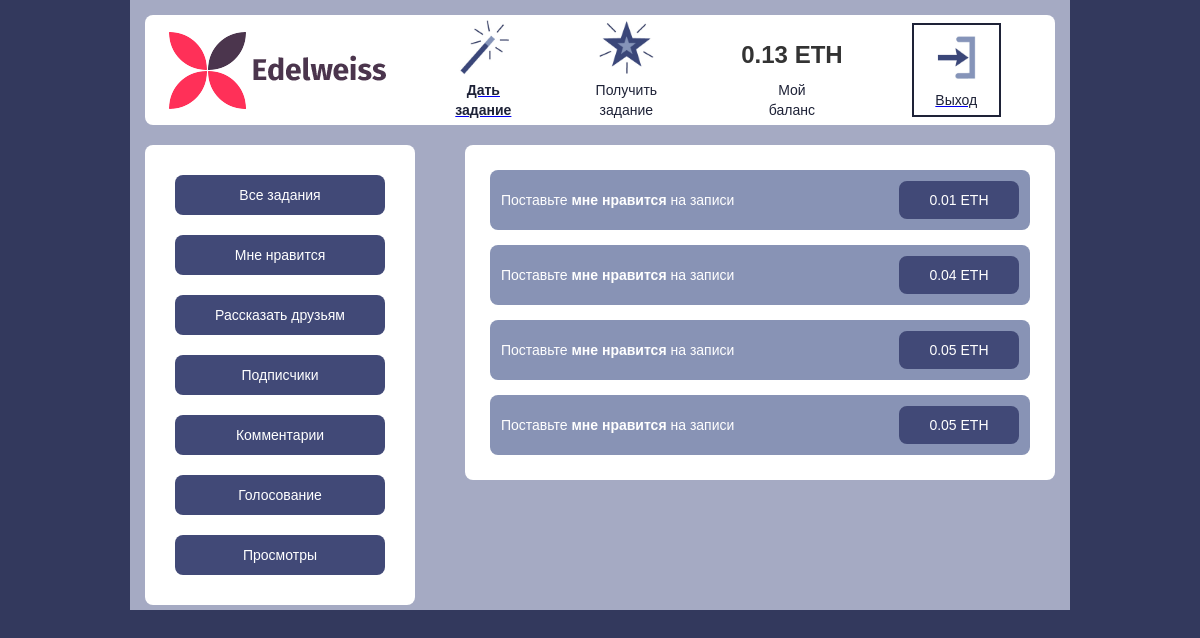
The app's page / (signed in), older data.
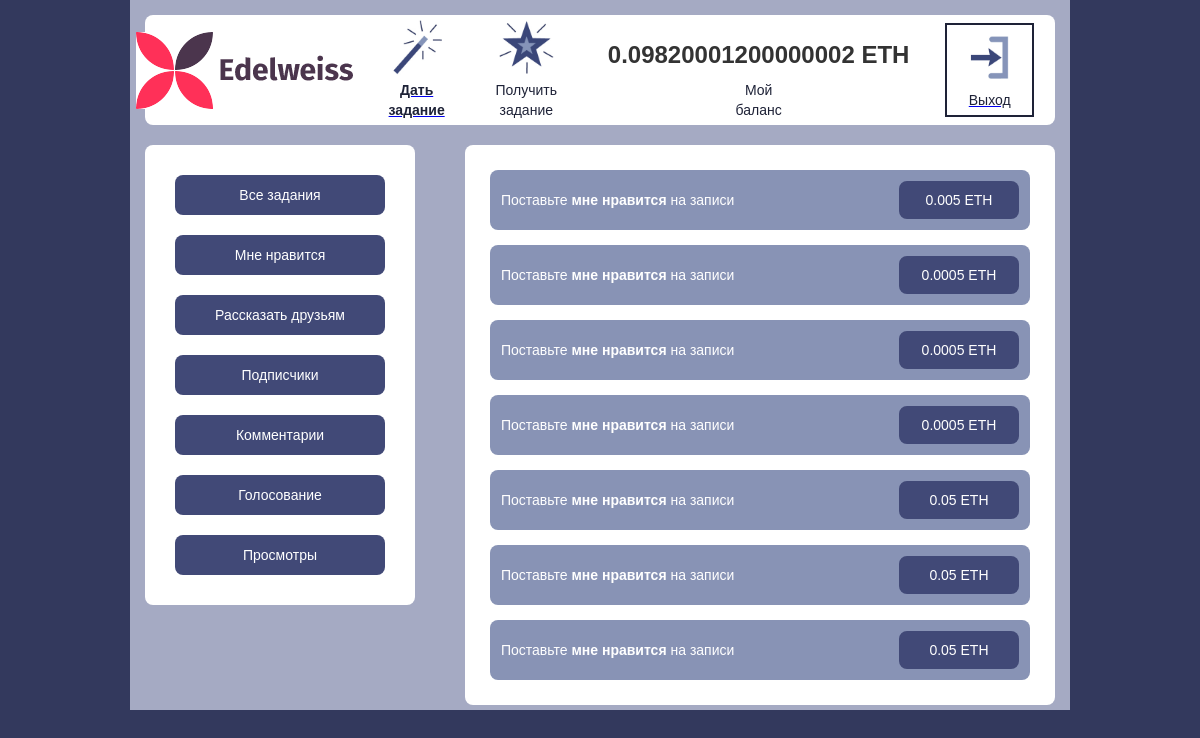
The same page, newer data.
### exchange/models.py (models this page shows, shortened)
class ExtUser(AbstractUser):
    balans = models.FloatField(u'Баланс', default=0)
    key = models.CharField(u'Ключ в Эфире', max_length=150, blank=True)

class Task(models.Model):
    STATUS_NEW = "NEW"
    STATUS_CONFIRM = 'CNF'
    STATUS_ACTIVE = "Y"
    STATUS_BLOCKED = "BLC"
    STATUS_DELETED = "DEL"
    STATUS_DONE = "DON"
    STATUSES = (
        (STATUS_NEW, u"Новая"),
        (STATUS_CONFIRM, u"Подтверждена"),
        (STATUS_ACTIVE, u"Активна"),
        (STATUS_BLOCKED, u"Заблокирована модератором"),
        (STATUS_DELETED, u"Удалено"),
        (STATUS_DONE, u'Завершено')
    )
    user = models.ForeignKey(ExtUser, verbose_name=u'Пользователь')
    type = models.ForeignKey(Type, verbose_name=u'Тип')
    price = models.FloatField(u'Цена')
    max_count = models.IntegerField(u'Количество запланированных действий', default=1)
    count = models.IntegerField(u'Количество выполненных действий', default=0)
    description = models.TextField(u'Комментарий', blank=True)
    create_time = models.DateTimeField(auto_now_add=True)
    status = models.CharField(choices=STATUSES, max_length=3, default=STATUS_NEW)
    post_link = models.CharField(u'Отслеживаемый пост', max_length=200, blank=True)
    class Meta:
        verbose_name = "задача"
        verbose_name_plural = "Задачи"

class Type(models.Model):
    name = models.CharField(u'Тип задания', max_length=100)
    def __unicode__(self):
        return self.name
    class Meta:
        verbose_name = 'тип задания'
        verbose_name_plural = 'Типы задания'

### exchange/views.py (the view)
# urls.py: url(r'^$', task_list, name='task_list'),
@login_required
def task_list(request):
    tasks = Task.objects.filter(status=Task.STATUS_ACTIVE).exclude(complited__user=request.user).order_by('-create_time')
    return render(request, 'core/task_list.html', {'tasks':tasks, 'link':'list'})

### templates/core/task_list.html
{% extends 'base.html' %}
{% block content %}
    <div class="row-3 w-row">
      <div class="w-col w-col-4">
        <div class="columns top-menu"><a class="column-button sub-button w-button" href="#">Все задания</a><a class="column-button sub-button w-button" href="#">Мне нравится</a><a class="column-button sub-button w-button" href="#">Рассказать друзьям</a><a class="column-button sub-button w-button" href="#">Подписчики</a><a class="column-button sub-button w-button" href="#">Комментарии</a><a class="column-button sub-button w-button" href="#">Голосование</a><a class="column-button sub-button w-button" href="#">Просмотры</a></div>
      </div>
      <div class="w-col w-col-8">
        <div class="columns top-menu">
                {% for task in tasks %}
                  <div class="div-block-5 w-clearfix">
                    <div class="div-block-6">
                        <p class="paragraph-5">Поставьте <strong>{{ task.type|lower }}</strong> на записи</p></div>
                      <a class="button-5 sub-button w-button open-check" id="{{ task.id }}" user_id="{{ request.user.id }}" href="{{ task.post_link }}"  target="_blank">{{ task.price }} ETH</a>
                    </div>
                {% endfor %}
           </div>
      </div>
    </div>
{% endblock %}

### templates/base.html (shortened to what this page needs)
{% load static %}
<!DOCTYPE html>
<html>
<head>
  <link href="{% static "css/first-project-60912c.webflow.42b24936b.css" %}" rel="stylesheet" type="text/css">
</head>
<body class="body-2">
  <div class="container w-container">
    <div class="top-menu w-clearfix">
      <a href="http://edelweiss-web.ru" class="div-block-2 left-side"><img src="{% static "images/logo edelweiss.png" %}"></a>
      {% if link == "list" %}
          <a href="{% url "add_task" %}" class="div-block-3"><img class="image" src="{% static "images/59a1e90a0d450e0001806a3a_give-02.jpg"%}" width="55">
            <p class="paragraph-2"><strong>Дать</strong><br><strong>задание</strong></p>
          </a>
          <div class="link-block w-inline-block"><img class="image" src="{% static "images/59a1e90cb4ef790001d678a7_take-03.jpg"%}" width="55">
                <p class="paragraph-2">Получить<br>задание</p>
          </div>
      {% endif %}
      <div class="link-block-3 w-inline-block" >
          <h3 style="text-align: center">{{ request.user.balans }} ETH</h3>
          <p class="paragraph-2">Мой<br>баланс</p>
      </div>
      <a class="link-block-4 w-inline-block" href="{% url "logout" %}"><img class="image" src="{% static "images/59a1e910054ed30001e4c362_exit-04.jpg"%}" width="55">
        <p class="paragraph">Выход</p>
      </a>
    </div>
        {% block content %}{% endblock %}
  </div>
</body>
</html>

Row changes from the older to the newer data that the page shows:
no longer on this page (row edited): Task: type "мне нравится", price "0.01"
no longer on this page (row edited): Task: type "мне нравится", price "0.04"
changed ExtUser: user.balans "0.13" → "0.09820001200000002"
added Task: type "мне нравится", price "0.005"
added Task: type "мне нравится", price "0.0005"
added Task: type "мне нравится", price "0.0005"
added Task: type "мне нравится", price "0.0005"
added Task: type "мне нравится", price "0.05"
